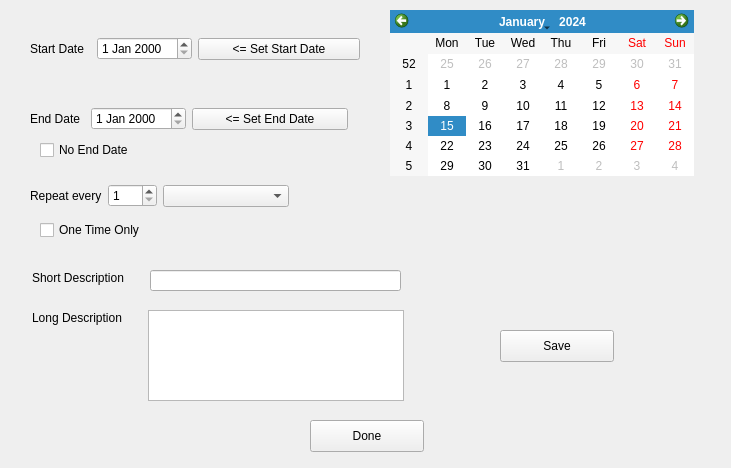
<?xml version="1.0" encoding="UTF-8"?>
<ui version="4.0">
 <class>maintDialog</class>
 <widget class="QDialog" name="maintDialog">
  <property name="geometry">
   <rect>
    <x>0</x>
    <y>0</y>
    <width>731</width>
    <height>468</height>
   </rect>
  </property>
  <property name="windowTitle">
   <string>Dialog</string>
  </property>
  <widget class="QLabel" name="label_4">
   <property name="geometry">
    <rect>
     <x>32</x>
     <y>310</y>
     <width>108</width>
     <height>16</height>
    </rect>
   </property>
   <property name="text">
    <string>Long Description</string>
   </property>
  </widget>
  <widget class="QCheckBox" name="onetimeBox">
   <property name="geometry">
    <rect>
     <x>40</x>
     <y>220</y>
     <width>191</width>
     <height>20</height>
    </rect>
   </property>
   <property name="text">
    <string>One Time Only</string>
   </property>
  </widget>
  <widget class="QPushButton" name="pushButton">
   <property name="geometry">
    <rect>
     <x>500</x>
     <y>580</y>
     <width>114</width>
     <height>32</height>
    </rect>
   </property>
   <property name="text">
    <string>Exit</string>
   </property>
  </widget>
  <widget class="QLineEdit" name="shortEdit">
   <property name="geometry">
    <rect>
     <x>150</x>
     <y>270</y>
     <width>251</width>
     <height>21</height>
    </rect>
   </property>
  </widget>
  <widget class="QLabel" name="label_3">
   <property name="geometry">
    <rect>
     <x>32</x>
     <y>270</y>
     <width>110</width>
     <height>16</height>
    </rect>
   </property>
   <property name="text">
    <string>Short Description</string>
   </property>
  </widget>
  <widget class="QTextEdit" name="longEdit">
   <property name="geometry">
    <rect>
     <x>148</x>
     <y>310</y>
     <width>256</width>
     <height>91</height>
    </rect>
   </property>
  </widget>
  <widget class="QPushButton" name="pushButton_2">
   <property name="geometry">
    <rect>
     <x>500</x>
     <y>330</y>
     <width>114</width>
     <height>32</height>
    </rect>
   </property>
   <property name="text">
    <string>Save</string>
   </property>
  </widget>
  <widget class="QPushButton" name="doneButton">
   <property name="geometry">
    <rect>
     <x>310</x>
     <y>420</y>
     <width>114</width>
     <height>32</height>
    </rect>
   </property>
   <property name="text">
    <string>Done</string>
   </property>
  </widget>
  <widget class="QCalendarWidget" name="calendarWidget">
   <property name="geometry">
    <rect>
     <x>390</x>
     <y>10</y>
     <width>304</width>
     <height>166</height>
    </rect>
   </property>
  </widget>
  <widget class="QLabel" name="errorMsg">
   <property name="geometry">
    <rect>
     <x>20</x>
     <y>500</y>
     <width>701</width>
     <height>16</height>
    </rect>
   </property>
   <property name="frameShape">
    <enum>QFrame::Panel</enum>
   </property>
   <property name="frameShadow">
    <enum>QFrame::Sunken</enum>
   </property>
   <property name="text">
    <string/>
   </property>
  </widget>
  <widget class="QWidget" name="layoutWidget">
   <property name="geometry">
    <rect>
     <x>30</x>
     <y>180</y>
     <width>259</width>
     <height>32</height>
    </rect>
   </property>
   <layout class="QHBoxLayout" name="horizontalLayout_4">
    <item>
     <layout class="QHBoxLayout" name="horizontalLayout_3">
      <item>
       <widget class="QLabel" name="repeatLabel">
        <property name="text">
         <string>Repeat every</string>
        </property>
       </widget>
      </item>
      <item>
       <widget class="QSpinBox" name="repeatSpin">
        <property name="minimum">
         <number>1</number>
        </property>
       </widget>
      </item>
     </layout>
    </item>
    <item>
     <widget class="QComboBox" name="freqCombo"/>
    </item>
   </layout>
  </widget>
  <widget class="QCheckBox" name="noendBox">
   <property name="geometry">
    <rect>
     <x>40</x>
     <y>140</y>
     <width>111</width>
     <height>20</height>
    </rect>
   </property>
   <property name="text">
    <string>No End Date</string>
   </property>
  </widget>
  <widget class="QWidget" name="">
   <property name="geometry">
    <rect>
     <x>30</x>
     <y>30</y>
     <width>330</width>
     <height>38</height>
    </rect>
   </property>
   <layout class="QHBoxLayout" name="horizontalLayout_5">
    <item>
     <layout class="QHBoxLayout" name="horizontalLayout">
      <item>
       <widget class="QLabel" name="label">
        <property name="text">
         <string>Start Date</string>
        </property>
       </widget>
      </item>
      <item>
       <widget class="QDateEdit" name="startdateEdit"/>
      </item>
     </layout>
    </item>
    <item>
     <widget class="QPushButton" name="startCalendar">
      <property name="text">
       <string>&lt;= Set Start Date</string>
      </property>
     </widget>
    </item>
   </layout>
  </widget>
  <widget class="QWidget" name="">
   <property name="geometry">
    <rect>
     <x>30</x>
     <y>100</y>
     <width>318</width>
     <height>38</height>
    </rect>
   </property>
   <layout class="QHBoxLayout" name="horizontalLayout_6">
    <item>
     <layout class="QHBoxLayout" name="horizontalLayout_2">
      <item>
       <widget class="QLabel" name="endLabel">
        <property name="text">
         <string>End Date</string>
        </property>
       </widget>
      </item>
      <item>
       <widget class="QDateEdit" name="enddateEdit"/>
      </item>
     </layout>
    </item>
    <item>
     <widget class="QPushButton" name="endCalendar">
      <property name="text">
       <string>&lt;= Set End Date</string>
      </property>
     </widget>
    </item>
   </layout>
  </widget>
  <zorder>layoutWidget</zorder>
  <zorder>onetimeBox</zorder>
  <zorder>label_4</zorder>
  <zorder>pushButton</zorder>
  <zorder>shortEdit</zorder>
  <zorder>label_3</zorder>
  <zorder>layoutWidget</zorder>
  <zorder>layoutWidget_2</zorder>
  <zorder>longEdit</zorder>
  <zorder>pushButton_2</zorder>
  <zorder>doneButton</zorder>
  <zorder>startCalendar</zorder>
  <zorder>endCalendar</zorder>
  <zorder>calendarWidget</zorder>
  <zorder>errorMsg</zorder>
  <zorder>noendBox</zorder>
 </widget>
 <resources/>
 <connections>
  <connection>
   <sender>onetimeBox</sender>
   <signal>toggled(bool)</signal>
   <receiver>maintDialog</receiver>
   <slot>onetime_clicked()</slot>
   <hints>
    <hint type="sourcelabel">
     <x>297</x>
     <y>254</y>
    </hint>
    <hint type="destinationlabel">
     <x>217</x>
     <y>193</y>
    </hint>
   </hints>
  </connection>
  <connection>
   <sender>pushButton_2</sender>
   <signal>clicked()</signal>
   <receiver>maintDialog</receiver>
   <slot>save_clicked()</slot>
   <hints>
    <hint type="sourcelabel">
     <x>476</x>
     <y>316</y>
    </hint>
    <hint type="destinationlabel">
     <x>459</x>
     <y>244</y>
    </hint>
   </hints>
  </connection>
  <connection>
   <sender>doneButton</sender>
   <signal>clicked()</signal>
   <receiver>maintDialog</receiver>
   <slot>accept()</slot>
   <hints>
    <hint type="sourcelabel">
     <x>378</x>
     <y>462</y>
    </hint>
    <hint type="destinationlabel">
     <x>404</x>
     <y>426</y>
    </hint>
   </hints>
  </connection>
  <connection>
   <sender>startCalendar</sender>
   <signal>clicked()</signal>
   <receiver>maintDialog</receiver>
   <slot>get_start_calendar()</slot>
   <hints>
    <hint type="sourcelabel">
     <x>683</x>
     <y>50</y>
    </hint>
    <hint type="destinationlabel">
     <x>391</x>
     <y>48</y>
    </hint>
   </hints>
  </connection>
  <connection>
   <sender>endCalendar</sender>
   <signal>clicked()</signal>
   <receiver>maintDialog</receiver>
   <slot>get_end_calendar()</slot>
   <hints>
    <hint type="sourcelabel">
     <x>656</x>
     <y>124</y>
    </hint>
    <hint type="destinationlabel">
     <x>382</x>
     <y>126</y>
    </hint>
   </hints>
  </connection>
  <connection>
   <sender>repeatSpin</sender>
   <signal>valueChanged(int)</signal>
   <receiver>maintDialog</receiver>
   <slot>repeat_changed(int)</slot>
   <hints>
    <hint type="sourcelabel">
     <x>169</x>
     <y>215</y>
    </hint>
    <hint type="destinationlabel">
     <x>351</x>
     <y>212</y>
    </hint>
   </hints>
  </connection>
  <connection>
   <sender>noendBox</sender>
   <signal>clicked()</signal>
   <receiver>maintDialog</receiver>
   <slot>noend_clicked()</slot>
   <hints>
    <hint type="sourcelabel">
     <x>100</x>
     <y>154</y>
    </hint>
    <hint type="destinationlabel">
     <x>58</x>
     <y>423</y>
    </hint>
   </hints>
  </connection>
 </connections>
 <slots>
  <slot>onetime_clicked()</slot>
  <slot>save_clicked()</slot>
  <slot>get_start_calendar()</slot>
  <slot>get_end_calendar()</slot>
  <slot>repeat_changed(int)</slot>
  <slot>slot1()</slot>
  <slot>noend_clicked()</slot>
 </slots>
</ui>
